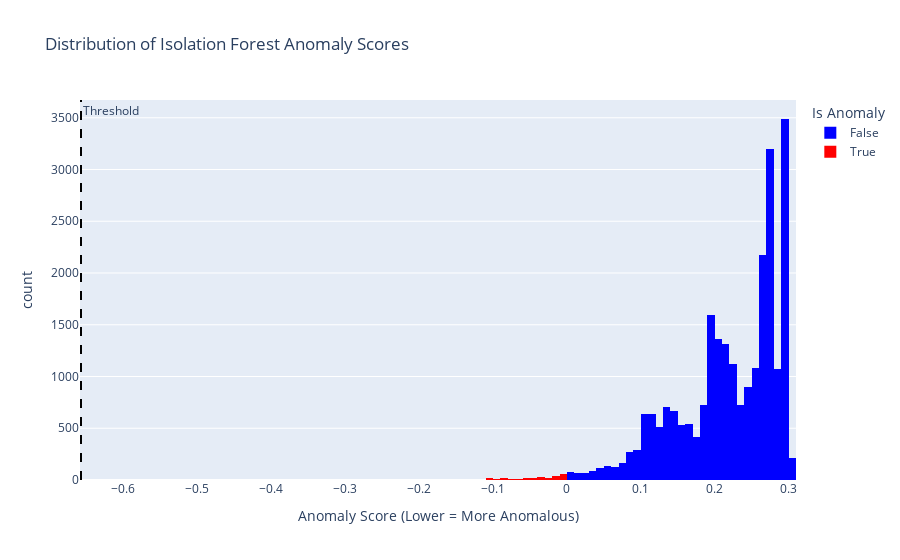

Write notebook code for a chart like this one.
### Markdown cell above
#### Identify outliers in the dataset

### Code cell
from helper.outlier_detector import RadarOutlierDetector

detector = RadarOutlierDetector(micro_df)
outlier_df = detector.detect_frame_anomalies(contamination=0.01)    # can be set to "auto"

detector.show_distribution_score().show()

### Figure 1 — Plotly figure (JSON) as saved in the notebook; plotly's stock layout.template omitted (floating-point values rounded to 4 significant figures; data arrays with more than 128 entries replaced by an {"elided": "..."} marker saying what was removed)
{"data": [{"bingroup": "x", "hovertemplate": "Is Anomaly=False<br>Anomaly Score (Lower = More Anomalous)=%{x}<br>count=%{y}<extra></extra>", "legendgroup": "False", "marker": {"color": "blue", "pattern": {"shape": ""}}, "name": "False", "nbinsx": 50, "orientation": "v", "showlegend": true, "type": "histogram", "x": {"elided": "25003 float values"}, "xaxis": "x", "yaxis": "y"}, {"bingroup": "x", "hovertemplate": "Is Anomaly=True<br>Anomaly Score (Lower = More Anomalous)=%{x}<br>count=%{y}<extra></extra>", "legendgroup": "True", "marker": {"color": "red", "pattern": {"shape": ""}}, "name": "True", "nbinsx": 50, "orientation": "v", "showlegend": true, "type": "histogram", "x": {"elided": "253 float values"}, "xaxis": "x", "yaxis": "y"}], "layout": {"annotations": [{"showarrow": false, "text": "Threshold", "x": -0.6575, "xanchor": "left", "xref": "x", "y": 1, "yanchor": "top", "yref": "y domain"}], "barmode": "relative", "legend": {"title": {"text": "Is Anomaly"}, "tracegroupgap": 0}, "shapes": [{"line": {"color": "black", "dash": "dash"}, "type": "line", "x0": -0.6575, "x1": -0.6575, "xref": "x", "y0": 0, "y1": 1, "yref": "y domain"}], "title": {"text": "Distribution of Isolation Forest Anomaly Scores"}, "xaxis": {"anchor": "y", "domain": [0, 1], "title": {"text": "Anomaly Score (Lower = More Anomalous)"}}, "yaxis": {"anchor": "x", "domain": [0, 1], "title": {"text": "count"}}}}
